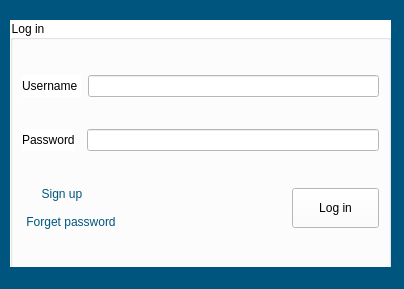
<?xml version="1.0" encoding="UTF-8"?>
<ui version="4.0">
 <class>MainWindow</class>
 <widget class="QMainWindow" name="MainWindow">
  <property name="geometry">
   <rect>
    <x>0</x>
    <y>0</y>
    <width>404</width>
    <height>289</height>
   </rect>
  </property>
  <property name="mouseTracking">
   <bool>false</bool>
  </property>
  <property name="windowTitle">
   <string>MainWindow</string>
  </property>
  <property name="autoFillBackground">
   <bool>false</bool>
  </property>
  <property name="styleSheet">
   <string notr="true">background-color: rgb(0, 85, 127);</string>
  </property>
  <widget class="QWidget" name="centralwidget">
   <widget class="QGroupBox" name="groupBox">
    <property name="geometry">
     <rect>
      <x>10</x>
      <y>20</y>
      <width>381</width>
      <height>251</height>
     </rect>
    </property>
    <property name="styleSheet">
     <string notr="true">background-color: rgb(255, 255, 255);</string>
    </property>
    <property name="title">
     <string>Log in</string>
    </property>
    <layout class="QVBoxLayout" name="verticalLayout_2">
     <item>
      <layout class="QHBoxLayout" name="horizontalLayout_2">
       <property name="spacing">
        <number>7</number>
       </property>
       <item>
        <widget class="QLabel" name="user_lable">
         <property name="text">
          <string>Username </string>
         </property>
        </widget>
       </item>
       <item>
        <widget class="QLineEdit" name="user_line"/>
       </item>
      </layout>
     </item>
     <item>
      <layout class="QHBoxLayout" name="horizontalLayout">
       <property name="spacing">
        <number>12</number>
       </property>
       <item>
        <widget class="QLabel" name="pass_lable">
         <property name="text">
          <string>Password</string>
         </property>
        </widget>
       </item>
       <item>
        <widget class="QLineEdit" name="pass_line"/>
       </item>
      </layout>
     </item>
     <item>
      <layout class="QHBoxLayout" name="horizontalLayout_3">
       <item>
        <layout class="QVBoxLayout" name="verticalLayout">
         <item alignment="Qt::AlignLeft">
          <widget class="QPushButton" name="signup_btn">
           <property name="maximumSize">
            <size>
             <width>94</width>
             <height>37</height>
            </size>
           </property>
           <property name="mouseTracking">
            <bool>true</bool>
           </property>
           <property name="autoFillBackground">
            <bool>false</bool>
           </property>
           <property name="styleSheet">
            <string notr="true">color: rgb(0, 85, 127);</string>
           </property>
           <property name="text">
            <string>Sign up</string>
           </property>
           <property name="checkable">
            <bool>true</bool>
           </property>
           <property name="default">
            <bool>false</bool>
           </property>
           <property name="flat">
            <bool>true</bool>
           </property>
          </widget>
         </item>
         <item alignment="Qt::AlignLeft">
          <widget class="QPushButton" name="forgetpass_btn">
           <property name="maximumSize">
            <size>
             <width>125</width>
             <height>37</height>
            </size>
           </property>
           <property name="autoFillBackground">
            <bool>false</bool>
           </property>
           <property name="styleSheet">
            <string notr="true">color: rgb(0, 85, 127);</string>
           </property>
           <property name="text">
            <string>Forget password</string>
           </property>
           <property name="autoDefault">
            <bool>false</bool>
           </property>
           <property name="default">
            <bool>false</bool>
           </property>
           <property name="flat">
            <bool>true</bool>
           </property>
          </widget>
         </item>
        </layout>
       </item>
       <item>
        <widget class="QPushButton" name="login_btn">
         <property name="maximumSize">
          <size>
           <width>87</width>
           <height>40</height>
          </size>
         </property>
         <property name="layoutDirection">
          <enum>Qt::RightToLeft</enum>
         </property>
         <property name="text">
          <string>Log in</string>
         </property>
         <property name="iconSize">
          <size>
           <width>3</width>
           <height>4</height>
          </size>
         </property>
        </widget>
       </item>
      </layout>
     </item>
    </layout>
   </widget>
  </widget>
  <widget class="QStatusBar" name="statusbar"/>
 </widget>
 <resources/>
 <connections/>
</ui>
